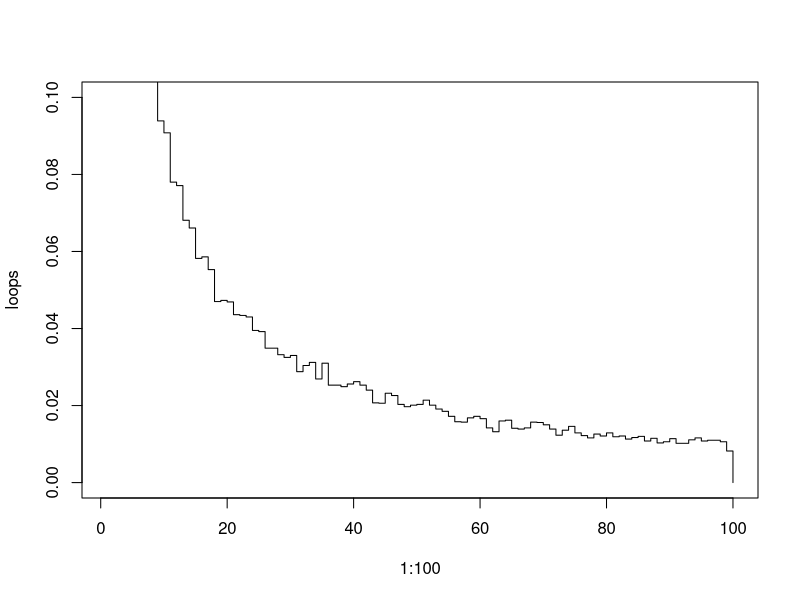

This chart was generated by the following R code:
start.time <- Sys.time()

p <- function(n, k, strategy, shuffledboxes) {
  if (strategy < 3) {
    if (strategy==1) {
      box_to_open <- shuffledboxes[k]
    } else if (strategy==2) {
      box_to_open <- shuffledboxes[sample(1:(2*n), 1)]
    }
    attempts <- 0
    while (box_to_open != k) {
      if (attempts == n) {
        return(0)
      }
      box_to_open <- shuffledboxes[box_to_open]
      attempts <- attempts + 1
    }
    return(1)
  } else {
    choices <- shuffledboxes[sample(1:(2*n))][1:n]
    for (box_to_open in choices) {
      if (box_to_open == k) {
        return(1)
      }
    }
  }
  0
}
pone <- function(n, k, strategy, nreps=10000) {
  N <- 2*n
  prisoners <- 1:N
  nSuccesses <- 0
  for (rep in 1:nreps) {
    shuffledboxes <- sample(prisoners)
    nSuccesses <- nSuccesses+p(n, k, strategy, shuffledboxes)
  }
  nSuccesses/nreps
}
pall <- function(n, strategy, nreps=10000) {
  N <- 2*n
  prisoners <- c(1:N)
  nSuccesses <- 0
  for (rep in 1:nreps) {
    shuffle<-sample(1:N)
    tally<-lapply(prisoners,function(x) p(n,x,strategy,shuffle))
    if (sum(unlist(tally))==N){nSuccesses<-nSuccesses+1}
  }
  nSuccesses/nreps
}

PoneExample<-matrix(c(pone(5, 1, 1), pone(5, 1, 2), pone(5, 1, 3), pone(50, 1, 1), pone(50, 1, 2), pone(50, 1, 3)), 3, 2)
colnames(PoneExample)<-c("n=5","n=50")
rownames(PoneExample)<-c("Strategy1","Strategy2","Strategy3")

PallExample<-matrix(c(pall(5, 1), pall(5, 2), pall(5, 3), pall(50, 1), pall(50, 2), pall(50, 3)), 3, 2)
colnames(PallExample)<-c("n=5","n=50")
rownames(PallExample)<-c("Strategy1","Strategy2","Strategy3")
print(PoneExample)
print(PallExample)

dloops <- function(n, nreps=10000) {
  N <- 2*n
  prisoners <- c(1:N)
  loops <- rep(0, N)
  for (rep in 1:nreps) {
    shuffle<-sample(1:N)
    tally<-lapply(prisoners,function(x) d(n,x,shuffle))
    tally <- unique(tally)
    for (t in tally) {
      loops[t] <- loops[t] + 1
    }
  }
  loops <- loops/nreps
  print(1-sum(loops[n:N]))
  plot(1:100, loops, ylim=c(0,0.1),type='s')
}

d <- function(n, k, shuffledboxes) {
  box_to_open <- shuffledboxes[k]
  attempts <- 0
  while (box_to_open != k) {
    box_to_open <- shuffledboxes[box_to_open]
    attempts <- attempts + 1
  }
  return(attempts)
}

dloops(50)

end.time <- Sys.time()
time.taken <- round(end.time - start.time,2)
time.taken
